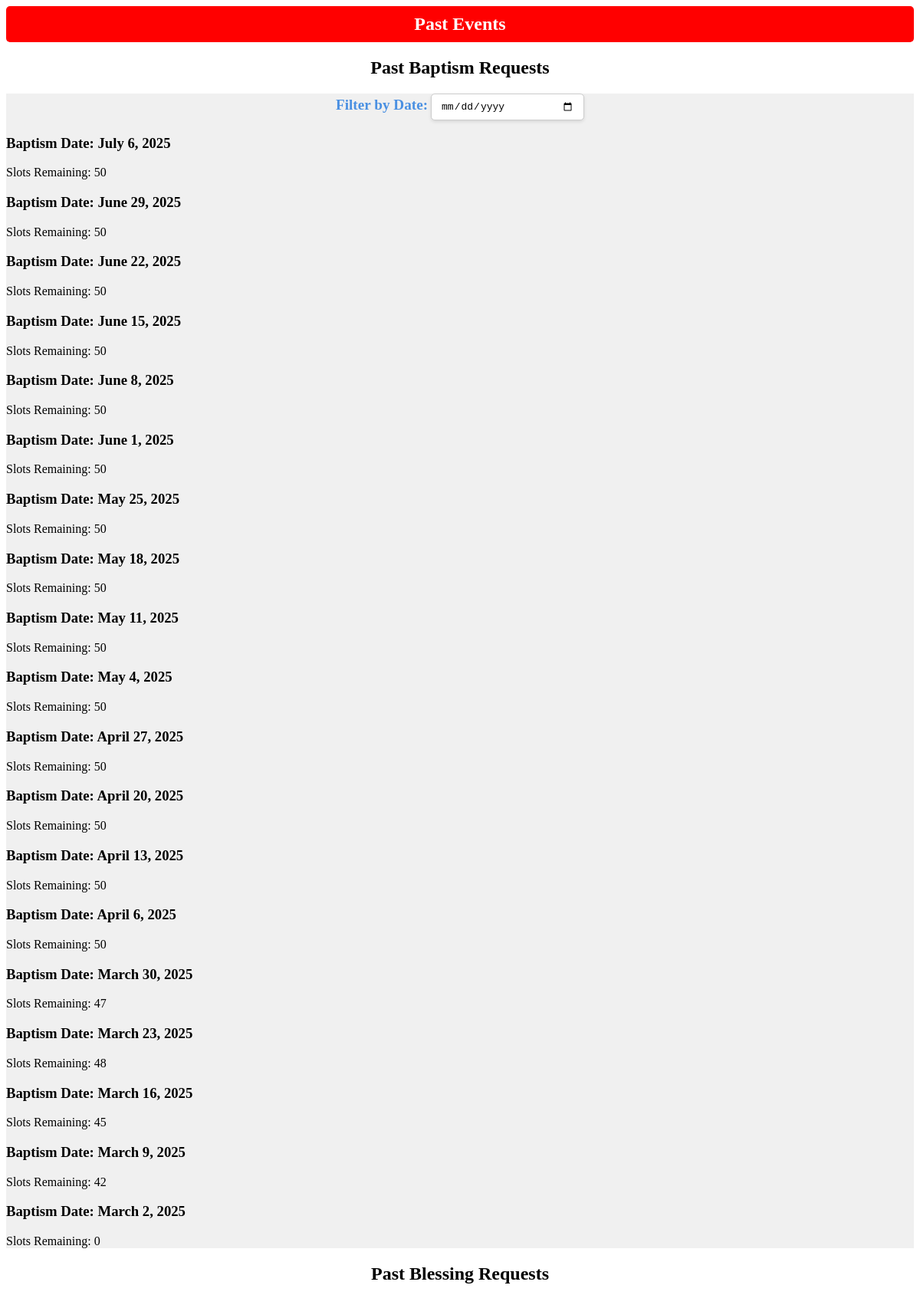
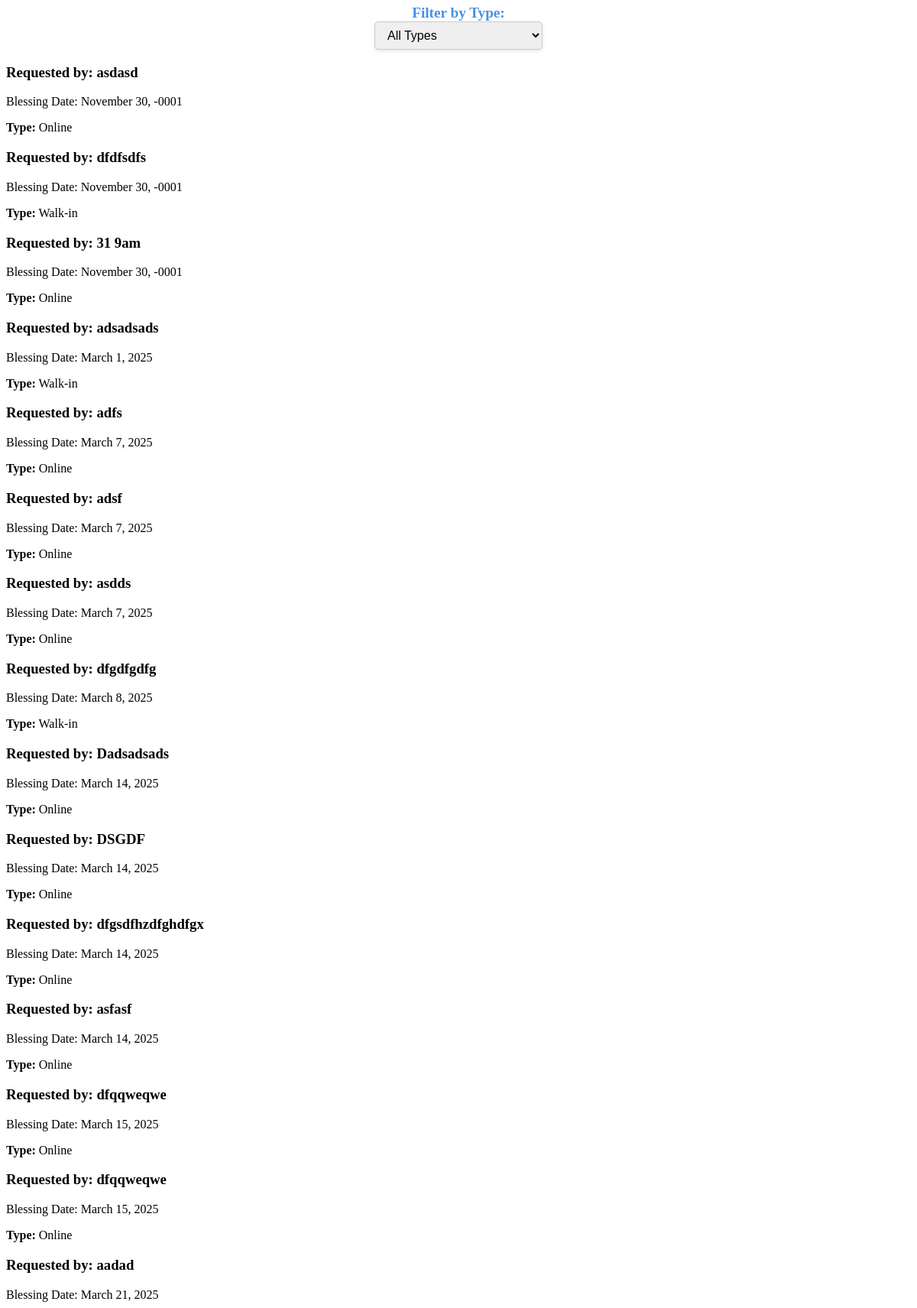
The app's page /admin/fetch_history.php (upper part) with its own data (2 pictures, top to bottom).
### tables this page shows
CREATE TABLE `baptism_slots` (
  `id` int(11) NOT NULL,
  `date` date NOT NULL,
  `slots_remaining` int(11) NOT NULL DEFAULT 50
);

### admin/fetch_history.php (the view, shortened to what this page needs)
<?php
include 'db_connection.php';
?>
<h2 style="text-align: center; color: white; background-color: red; padding: 10px; border-radius: 5px;">Past Events</h2>
<h2 style="text-align: center;">Past Baptism Requests</h2>
<div class="baptism-container">
    <center>
        <label for="baptismSlotsFilter" class="filter-label">Filter by Date:</label>
        <input type="date" id="baptismSlotsFilter" oninput="filterBaptismSlots()" class="filter-input">
    </center>
    <div id="baptismContainer">
        <?php
        $today = date("Y-m-d");
        $query = "SELECT * FROM baptism_slots WHERE date < ? ORDER BY date DESC";
        $stmt = $conn->prepare($query);
        $stmt->bind_param("s", $today);
        $stmt->execute();
        $result = $stmt->get_result();
        if ($result->num_rows > 0) {
            while ($row = $result->fetch_assoc()) {
                $date = $row['date'];
                $slotsRemaining = $row['slots_remaining'];
                echo "<div class='event-box' data-date='$date' onclick='fetchRequests(\"$date\", this)'>";
                echo "<h3>Baptism Date: " . date("F j, Y", strtotime($date)) . "</h3>";
                echo "<p>Slots Remaining: $slotsRemaining</p>";
                echo "</div>";
            }
        } else {
            echo "<p class='no-events'>No past baptism slots.</p>";
        }
        ?>
    </div>
</div>
<h2 style="text-align: center;">Past Blessing Requests</h2>
<div>
    <center><label for="blessingTypeFilter" style="font-size: 1.2em; font-weight: bold; color: #4A90E2; margin-bottom: 10px;">Filter by Type:</label></center>
    <center><select id="blessingTypeFilter" onchange="filterBlessings()" style="font-size: 1em; padding: 8px 12px; border-radius: 5px; border: 1px solid #ccc; outline: none; width: 220px; box-shadow: 0 2px 4px rgba(0, 0, 0, 0.1); transition: border-color 0.3s, box-shadow 0.3s;">
        <option value="">All Types</option>
    </select></center>
</div>
<div id="blessingContainer">
    <?php
    $query = "
        SELECT id, name_of_requestor, blessing_date, 'Online' AS type FROM blessings_requests WHERE blessing_date < ?
        UNION
        SELECT id, name_of_requestor, blessing_date, 'Walk-in' AS type FROM walkin_blessing WHERE blessing_date < ?
        ORDER BY blessing_date ASC";
    $stmt = $conn->prepare($query);
    $stmt->bind_param("ss", $today, $today);
    $stmt->execute();
    $result = $stmt->get_result();
    if ($result->num_rows > 0) {
        while ($row = $result->fetch_assoc()) {
            $requestId = $row['id'];
            $requestor = $row['name_of_requestor'];
            $blessingDate = date("F j, Y", strtotime($row['blessing_date']));
            $type = $row['type'];
            echo "<div class='blessing-box' data-type='$type' onclick='fetchBlessingDetails(\"$requestId\", \"$type\", this)'>";
            echo "<h3>Requested by: $requestor</h3>";
            echo "<p>Blessing Date: $blessingDate</p>";
            echo "<p><b>Type:</b> $type</p>";
            echo "</div>";
        }
    } else {
        echo "<p>No upcoming Blessing requests.</p>";
    }
    ?>
</div>

### admin/fetch_history.php (style rules this page uses)
.baptism-container { background-color: #f0f0f0; }
.filter-label { font-size: 1.2em; font-weight: bold; color: #4A90E2; margin-bottom: 10px; }
.filter-input { font-size: 1em; padding: 8px 12px; border-radius: 5px; border: 1px solid #ccc; outline: none; width: 200px; box-shadow: 0 2px 4px rgba(0, 0, 0, 0.1); transition: border-color 0.3s, box-shadow 0.3s; }

### records on screen
baptism_slots: date "July 6, 2025", slots_remaining "50"
baptism_slots: date "June 29, 2025", slots_remaining "50"
baptism_slots: date "June 22, 2025", slots_remaining "50"
baptism_slots: date "June 15, 2025", slots_remaining "50"
baptism_slots: date "June 8, 2025", slots_remaining "50"
baptism_slots: date "June 1, 2025", slots_remaining "50"
baptism_slots: date "May 25, 2025", slots_remaining "50"
baptism_slots: date "May 18, 2025", slots_remaining "50"
baptism_slots: date "May 11, 2025", slots_remaining "50"
baptism_slots: date "May 4, 2025", slots_remaining "50"
baptism_slots: date "April 27, 2025", slots_remaining "50"
baptism_slots: date "April 20, 2025", slots_remaining "50"
baptism_slots: date "April 13, 2025", slots_remaining "50"
baptism_slots: date "April 6, 2025", slots_remaining "50"
baptism_slots: date "March 30, 2025", slots_remaining "47"
baptism_slots: date "March 23, 2025", slots_remaining "48"
baptism_slots: date "March 16, 2025", slots_remaining "45"
baptism_slots: date "March 9, 2025", slots_remaining "42"
baptism_slots: date "March 2, 2025", slots_remaining "0"

### other values on screen
$requestor "asdasd"
$blessingDate "November 30, -0001"
$type "Online"
$requestor "dfdfsdfs"
$type "Walk-in"
$requestor "31 9am"
$requestor "adsadsads"
$blessingDate "March 1, 2025"
$requestor "adfs"
$blessingDate "March 7, 2025"
$requestor "adsf"
$requestor "asdds"
$requestor "dfgdfgdfg"
$blessingDate "March 8, 2025"
$requestor "Dadsadsads"
